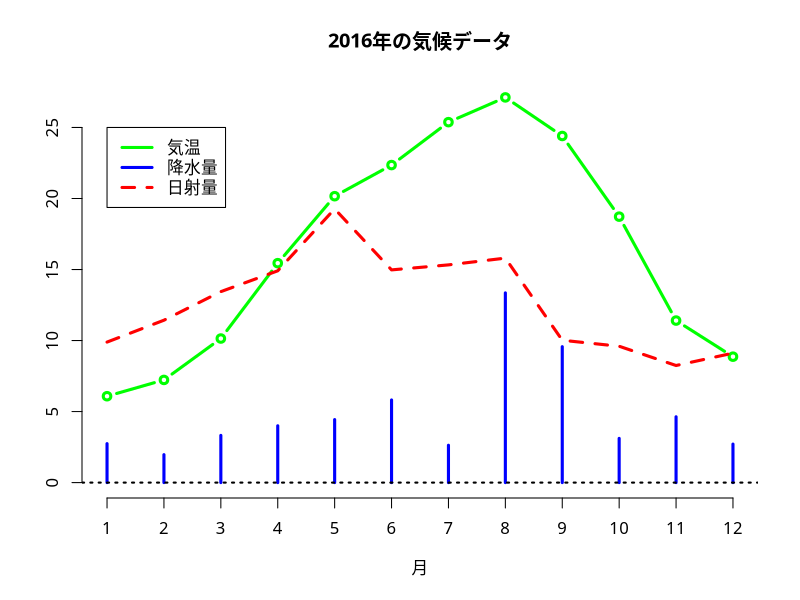

Here is the R script that generated this plot:
par(family = "HiraginoSans-W4") # 文字化け回避
# 気候データによる例
kikou <- read.csv("kikou2016.csv", fileEncoding = "sjis")
# 月毎の平均をプロットする
(x <- aggregate(kikou[ ,-c(1,2)], by = list(月 = kikou$月),
                FUN = "mean")) # 月毎の平均を計算
plot(x$気温, type = "b", lwd = 3, col = "green", ylim = c(0, max(x$気温)),
     xlab = "月", ylab = "", main = "2016年の気候データ", # グラフタイトル
     axes = FALSE) # 軸を書かない
axis(1, 1:12, 1:12) # x軸の作成
axis(2) # y軸の作成
lines(x$降水量, type = "h", lwd = 3, col = "blue")
lines(x$日射量, lwd = 3, lty = 2, col = "red")
abline(0, 0, lwd = 2, lty = "dotted") # y = 0 の線を引く
legend(1, 25, legend = c("気温", "降水量", "日射量"),
       col = c("green", "blue", " red"), lwd = 3,
       lty = c(1, 1, 2))
